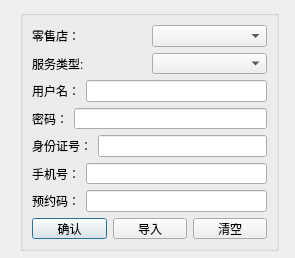
<?xml version="1.0" encoding="UTF-8"?>
<ui version="4.0">
 <class>NewTaskDialog</class>
 <widget class="QDialog" name="NewTaskDialog">
  <property name="geometry">
   <rect>
    <x>0</x>
    <y>0</y>
    <width>295</width>
    <height>258</height>
   </rect>
  </property>
  <property name="windowTitle">
   <string>新建任务</string>
  </property>
  <widget class="QGroupBox" name="gBTaskinfo">
   <property name="geometry">
    <rect>
     <x>20</x>
     <y>10</y>
     <width>259</width>
     <height>241</height>
    </rect>
   </property>
   <property name="title">
    <string/>
   </property>
   <layout class="QVBoxLayout" name="verticalLayout">
    <item>
     <layout class="QHBoxLayout" name="horizontalLayout">
      <item>
       <widget class="QLabel" name="lebelStore">
        <property name="maximumSize">
         <size>
          <width>116</width>
          <height>16777215</height>
         </size>
        </property>
        <property name="text">
         <string>零售店：</string>
        </property>
       </widget>
      </item>
      <item>
       <widget class="QComboBox" name="combStore">
        <property name="minimumSize">
         <size>
          <width>115</width>
          <height>0</height>
         </size>
        </property>
       </widget>
      </item>
     </layout>
    </item>
    <item>
     <layout class="QHBoxLayout" name="horizontalLayout_2">
      <item>
       <widget class="QLabel" name="label_7">
        <property name="text">
         <string>服务类型:</string>
        </property>
       </widget>
      </item>
      <item>
       <widget class="QComboBox" name="combServType">
        <property name="minimumSize">
         <size>
          <width>115</width>
          <height>0</height>
         </size>
        </property>
       </widget>
      </item>
     </layout>
    </item>
    <item>
     <layout class="QHBoxLayout" name="horizontalLayout_3">
      <item>
       <widget class="QLabel" name="label">
        <property name="text">
         <string>用户名：</string>
        </property>
       </widget>
      </item>
      <item>
       <widget class="QLineEdit" name="lEUserName"/>
      </item>
     </layout>
    </item>
    <item>
     <layout class="QHBoxLayout" name="horizontalLayout_4">
      <item>
       <widget class="QLabel" name="label_2">
        <property name="text">
         <string>密码：</string>
        </property>
       </widget>
      </item>
      <item>
       <widget class="QLineEdit" name="lEPasswd">
        <property name="echoMode">
         <enum>QLineEdit::Password</enum>
        </property>
       </widget>
      </item>
     </layout>
    </item>
    <item>
     <layout class="QHBoxLayout" name="horizontalLayout_5">
      <item>
       <widget class="QLabel" name="label_3">
        <property name="text">
         <string>身份证号：</string>
        </property>
       </widget>
      </item>
      <item>
       <widget class="QLineEdit" name="lEGovId"/>
      </item>
     </layout>
    </item>
    <item>
     <layout class="QHBoxLayout" name="horizontalLayout_6">
      <item>
       <widget class="QLabel" name="label_4">
        <property name="text">
         <string>手机号：</string>
        </property>
       </widget>
      </item>
      <item>
       <widget class="QLineEdit" name="lEPhoneNumber"/>
      </item>
     </layout>
    </item>
    <item>
     <layout class="QHBoxLayout" name="horizontalLayout_7">
      <item>
       <widget class="QLabel" name="label_5">
        <property name="text">
         <string>预约码：</string>
        </property>
       </widget>
      </item>
      <item>
       <widget class="QLineEdit" name="lEReservCode"/>
      </item>
     </layout>
    </item>
    <item>
     <layout class="QHBoxLayout" name="horizontalLayout_8">
      <item>
       <widget class="QPushButton" name="pBOk">
        <property name="enabled">
         <bool>true</bool>
        </property>
        <property name="text">
         <string>确认</string>
        </property>
       </widget>
      </item>
      <item>
       <widget class="QPushButton" name="pBImport">
        <property name="text">
         <string>导入</string>
        </property>
       </widget>
      </item>
      <item>
       <widget class="QPushButton" name="pBClear">
        <property name="text">
         <string>清空</string>
        </property>
       </widget>
      </item>
     </layout>
    </item>
   </layout>
  </widget>
 </widget>
 <resources/>
 <connections>
  <connection>
   <sender>pBOk</sender>
   <signal>clicked()</signal>
   <receiver>NewTaskDialog</receiver>
   <slot>startTask()</slot>
   <hints>
    <hint type="sourcelabel">
     <x>76</x>
     <y>251</y>
    </hint>
    <hint type="destinationlabel">
     <x>135</x>
     <y>143</y>
    </hint>
   </hints>
  </connection>
  <connection>
   <sender>pBImport</sender>
   <signal>clicked()</signal>
   <receiver>NewTaskDialog</receiver>
   <slot>importUser()</slot>
   <hints>
    <hint type="sourcelabel">
     <x>149</x>
     <y>228</y>
    </hint>
    <hint type="destinationlabel">
     <x>147</x>
     <y>128</y>
    </hint>
   </hints>
  </connection>
 </connections>
 <slots>
  <slot>startTask()</slot>
  <slot>importUser()</slot>
 </slots>
</ui>
